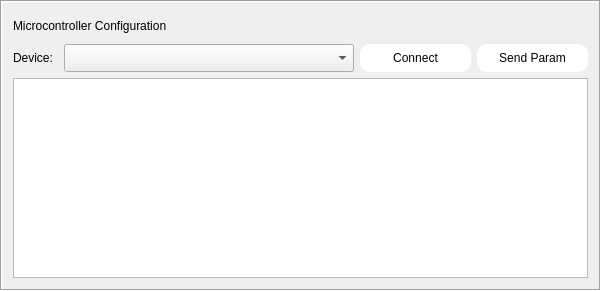
           <widget class="QFrame" name="frame">
            <property name="geometry">
             <rect>
              <x>20</x>
              <y>30</y>
              <width>601</width>
              <height>291</height>
             </rect>
            </property>
            <property name="frameShape">
             <enum>QFrame::Box</enum>
            </property>
            <property name="frameShadow">
             <enum>QFrame::Sunken</enum>
            </property>
            <layout class="QGridLayout" name="gridLayout_2">
             <item row="0" column="0" colspan="3">
              <widget class="QLabel" name="label_7">
               <property name="minimumSize">
                <size>
                 <width>0</width>
                 <height>20</height>
                </size>
               </property>
               <property name="styleSheet">
                <string notr="true">font: 75 12pt &quot;8514oem&quot;;</string>
               </property>
               <property name="text">
                <string>Microcontroller Configuration</string>
               </property>
              </widget>
             </item>
             <item row="1" column="0">
              <widget class="QLabel" name="label_34">
               <property name="minimumSize">
                <size>
                 <width>0</width>
                 <height>28</height>
                </size>
               </property>
               <property name="maximumSize">
                <size>
                 <width>45</width>
                 <height>30</height>
                </size>
               </property>
               <property name="text">
                <string>Device:</string>
               </property>
              </widget>
             </item>
             <item row="1" column="2">
              <widget class="QPushButton" name="deviceConnectButton">
               <property name="minimumSize">
                <size>
                 <width>80</width>
                 <height>0</height>
                </size>
               </property>
               <property name="maximumSize">
                <size>
                 <width>111</width>
                 <height>28</height>
                </size>
               </property>
               <property name="styleSheet">
                <string notr="true">QPushButton{
background-color: rgb(255, 255, 255);
padding: 6px;
border-top-left-radius :10px;
border-top-right-radius : 10px; 
border-bottom-left-radius : 10px;
border-bottom-right-radius : 10px;
}
QPushButton:pressed{
background-color: rgb(206, 206, 206);
}</string>
               </property>
               <property name="text">
                <string>Connect</string>
               </property>
              </widget>
             </item>
             <item row="1" column="1">
              <widget class="QComboBox" name="deviceList">
               <property name="minimumSize">
                <size>
                 <width>0</width>
                 <height>28</height>
                </size>
               </property>
               <property name="maximumSize">
                <size>
                 <width>381</width>
                 <height>28</height>
                </size>
               </property>
              </widget>
             </item>
             <item row="4" column="0" colspan="4">
              <widget class="QPlainTextEdit" name="hardwareTextBox">
               <property name="maximumSize">
                <size>
                 <width>16777215</width>
                 <height>200</height>
                </size>
               </property>
              </widget>
             </item>
             <item row="1" column="3">
              <widget class="QPushButton" name="sendParamButtom">
               <property name="minimumSize">
                <size>
                 <width>80</width>
                 <height>0</height>
                </size>
               </property>
               <property name="maximumSize">
                <size>
                 <width>111</width>
                 <height>28</height>
                </size>
               </property>
               <property name="styleSheet">
                <string notr="true">QPushButton{
background-color: rgb(255, 255, 255);
padding: 6px;
border-top-left-radius :10px;
border-top-right-radius : 10px; 
border-bottom-left-radius : 10px;
border-bottom-right-radius : 10px;
}
QPushButton:pressed{
background-color: rgb(206, 206, 206);
}</string>
               </property>
               <property name="text">
                <string>Send Param</string>
               </property>
              </widget>
             </item>
            </layout>
           </widget>
